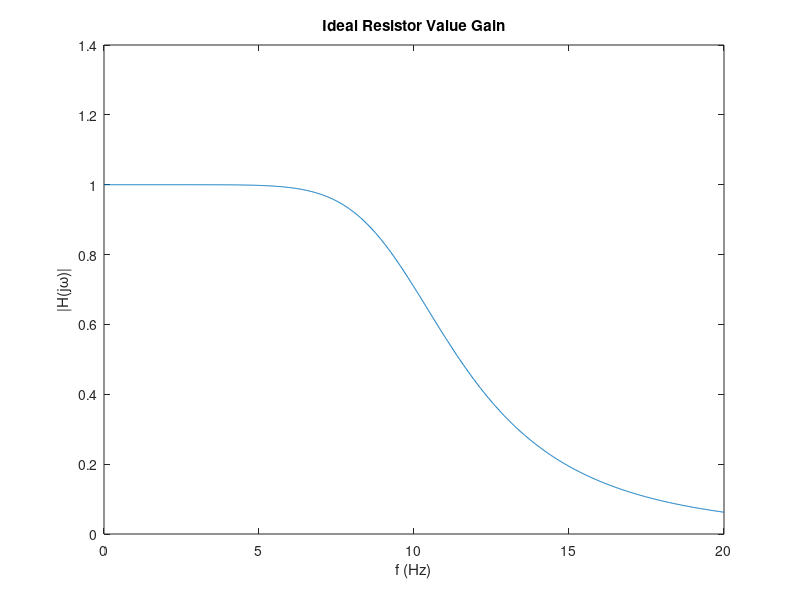

This chart was generated by the following MATLAB code: (Note: this script raises an error after producing the figure.)
% hw9pr2.m
close all

%% Part D

fp = 10;
wc = 2*pi*fp;
f = linspace(0, 20, 1000);
w = 2*pi*f;

t0 = 1j*w - wc*exp(1j*(5*pi/8));
t1 = 1j*w - wc*exp(1j*(7*pi/8));
t2 = 1j*w - wc*exp(1j*(9*pi/8));
t3 = 1j*w - wc*exp(1j*(11*pi/8));

H1 = wc^4./(t0.*t1.*t2.*t3);

figure(1)
plot(f,abs(H1))
title('Ideal Resistor Value Gain')
xlabel('f (Hz)')
ylabel('|H(j\omega)|')

%% Part E

CI1  = 0.22e-6; CI2  = 0.1e-6;
CII1 = 1e-6;    CII2 = 0.1e-6;

% Calculate ideal resistor values.
[RI1i, RI2i]   = skdesign(wc, CI1,  CI2,  7*pi/8);
[RII1i, RII2i] = skdesign(wc, CII1, CII2, 5*pi/8);

% Use standard values.
RI1  = 47e3; RI2  = 270e3;
RII1 = 27e3; RII2 = 100e3;

s = 1j*w;
H2I  = 1./(RI1*CI1*RI2*CI2*s.^2     + (RI1+RI2)*CI2.*s    + 1);
H2II = 1./(RII1*CII1*RII2*CII2*s.^2 + (RII1+RII2)*CII2.*s + 1);
H2   = H2I.*H2II;


figure(2)
plot(f,abs(H2))
title('Standard Resistor Value Gain')
xlabel('f (Hz)')
ylabel('|H(j\omega)|')